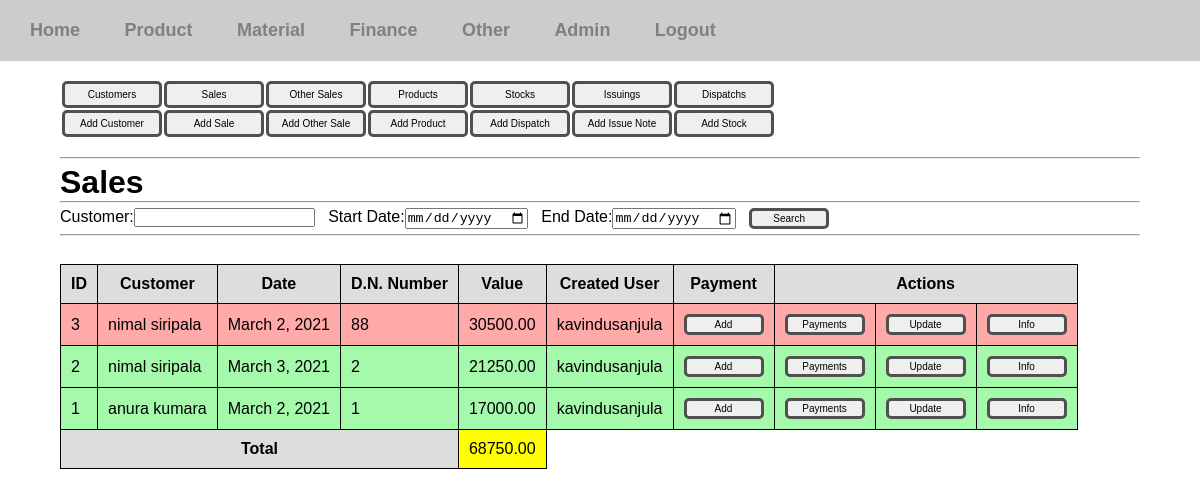
/inventory-manager/sales/ (signed in), run on the app's committed database.
### inventory_manager/models.py (models this page shows, shortened)
class Sell(models.Model):
	customer = models.ForeignKey(Customer, null=True, on_delete=models.SET_NULL)
	date = models.DateField()
	dispatch_note_num = models.IntegerField()
	created_user = models.ForeignKey(User, null=True, on_delete=models.SET_NULL)
	amount = models.DecimalField(max_digits=15, decimal_places=2)
	paid = models.BooleanField(default=False)

class Customer(models.Model):
	name = models.CharField(max_length=100)
	phone = models.CharField(max_length=15)
	email = models.EmailField(null=True, blank=True)
	addr = models.CharField(max_length=200)
	def __str__(self):
		return self.name

### inventory_manager/views/product.py (the view)
# urls.py: path('sales/',product.sales_view, name='sales-view'),
@login_required(login_url='/login')
def sales_view(request):
	if request.method == 'POST':
		start_date = request.POST['start_date']
		end_date = request.POST['end_date']
		cust_name = request.POST['cust_name']
		sales = get_sales(Sell,cust_name,start_date,end_date)
		total = calc_total(sales)
		context = {'sales':sales, 'total':total}
		return render(request, 'inventory_manager/product/sale.html', context)
	else:
		sales = get_sales()
		total = calc_total(sales)
		context = {'sales':sales, 'total':total}
		return render(request, 'inventory_manager/product/sale.html', context)

### inventory_manager/views/product.py (called while the page is built)
def get_sales(table=Sell,name='',start_date='',end_date=''):
	if name != '' and start_date != '' and end_date != '':
		sales = Sell.objects.filter(customer__name=name,date__range=[start_date,end_date])
	elif start_date != '' and end_date != '':
		sales = table.objects.filter(date__range=[start_date,end_date])
	elif name != '':
		sales = Sell.objects.filter(customer__name=name)
	elif start_date != '':
		sales = table.objects.filter(date=start_date)
	else:
		sales = table.objects.all()
	return sales.order_by('-id')

def calc_total(data):
	total = 0
	for element in data:
		total += element.amount
	return total

### templates/inventory_manager/product/sale.html (shortened to what this page needs)
{% extends 'inventory_manager/product.html' %}
{% block contentblock %}
	<h1>Sales</h1>
	<hr>
	<div class="search-form">
		<form action="" method="POST">
			<label for="cust_name">Customer:</label><input type="text" name="cust_name"> &nbsp;
			<label for="start-date">Start Date:</label><input type="date" name="start_date"> &nbsp;
			<label for="end-date">End Date:</label><input type="date" name="end_date"> &nbsp;
			<input type="submit" value="Search" class="btn btn-sm">
		</form>
	</div>
	<hr>
	<br>
	{% if sales %}
		<div class="table-div">
			<table class="view-table">
			<tr>
				<th>ID</th>
				<th>Customer</th>
				<th>Date</th>
				<th>D.N. Number</th>
				<th>Value</th>
				<th>Created User</th>
				<th>Payment</th>
				<th colspan="3">Actions</th>
			</tr>
			{% for sale in sales %}
			<tr class="paid-{{ sale.paid }}">
				<td>{{ sale.id }}</td>
				<td>{{ sale.customer }}</td>
				<td>{{ sale.date }}</td>
				<td>{{ sale.dispatch_note_num }}</td>
				<td class="amount">{{ sale.amount }}</td>
				<td>{{ sale.created_user }}</td>
				<td><a href="{% url 'add-payment' sale.id %}"><button class="btn btn-sm"> Add </button></a></td>
				<td><a href="{% url 'payments' sale.id %}"><button class="btn btn-sm">Payments</button></a></td>
				<td><a href="{% url 'update-sale' sale.id %}"><button class="btn btn-sm"> Update </button></a></td>
				<td><a href="{% url 'sale-info' sale.id %}"><button class="btn btn-sm"> Info </button></a></td>
			</tr>
			{% endfor %}
			<tr>
				<th colspan="4">Total</th>
				<td class="amount" style="background: yellow;">{{ total }}</td>
			</tr>
		</table>
		</div>
	{% else %}
		<p>There are no sales. </p>
	{% endif %}
{% endblock %}

### static/css/styles.css (style rules this page uses)
* { margin: 0; padding: 0; box-sizing: border-box; }
body { font-family: sans-serif; }
a { text-decoration: none; color: gray; }
form select,input,label { display: block; }
.body-content h1 { margin-top: 5px; }
.form-content input,select,label { display: block; margin-top: 10px;margin-bottom: 5px; }
.search-form { padding-top: 5px; padding-bottom: 5px; }
.search-form input,select,label { display: inline; }
.btn { padding: 5px 15px; border: 3px solid #505050; border-radius: 5px; width: 100px; font-size: 10px; }
.btn-sm { padding: 2px; width: 80px; }
.paid-False { background: #ffa9a9; }
.paid-True { background: #a5f9ab; }
.amount { text-align: right; }

### static/css/tables.css (style rules this page uses)
.view-table { margin: 10px 0px; border-collapse: collapse; }
.view-table th { background: #ddd; }
.view-table td,th { padding: 10px; border:1px solid black; }

### data on the page
Sell: id "3", customer "nimal siripala", date "March 2, 2021", dispatch_note_num "88", amount "30500.00", created_user "kavindusanjula"
Sell: id "2", customer "nimal siripala", date "March 3, 2021", dispatch_note_num "2", amount "21250.00", created_user "kavindusanjula"
Sell: id "1", customer "anura kumara", date "March 2, 2021", dispatch_note_num "1", amount "17000.00", created_user "kavindusanjula"

### other printed values
{{ total }} "68750.00"
